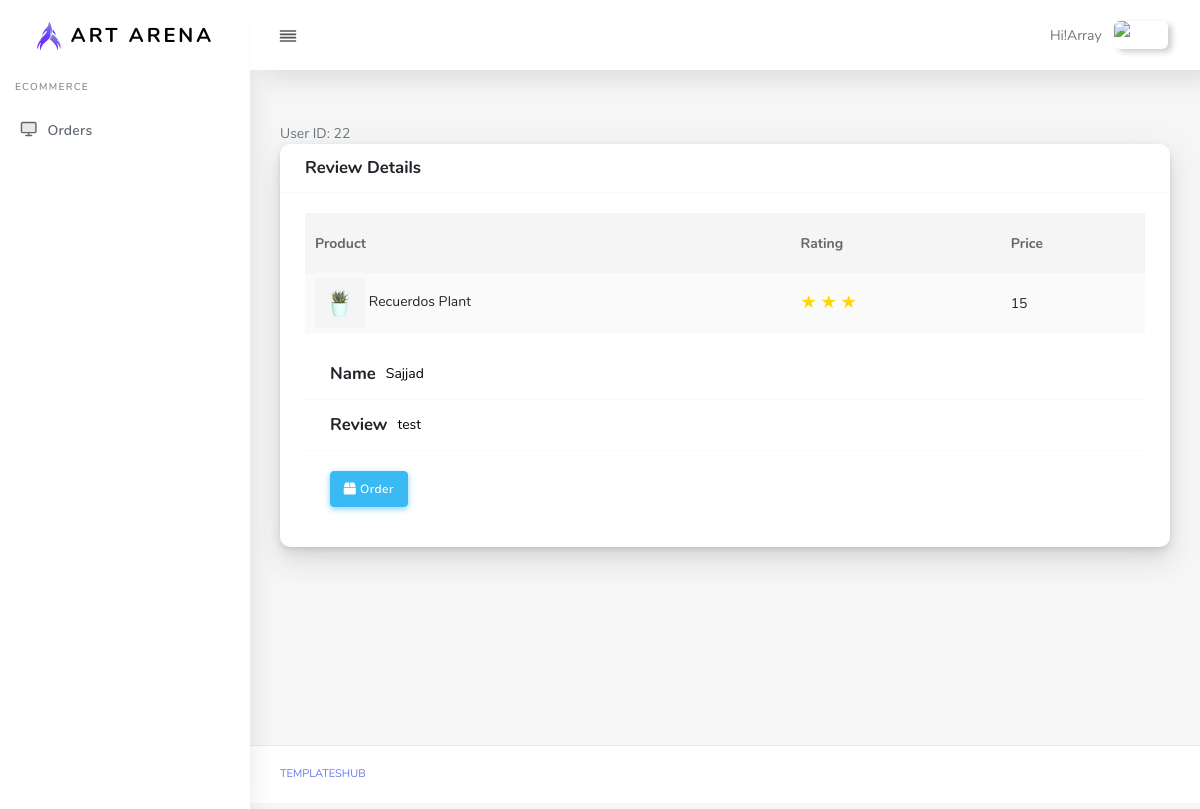
Page /admin/review_detail.php?id=1 (signed in) on the committed database.
### tables this page shows
CREATE TABLE `product` (
  `Id` int(11) NOT NULL,
  `Category_Id` int(11) NOT NULL,
  `Image` varchar(255) NOT NULL,
  `Name` varchar(255) NOT NULL,
  `Price` float NOT NULL,
  `Qty` int(11) NOT NULL,
  `Description` varchar(5000) NOT NULL,
  `Short_Description` varchar(2000) NOT NULL,
  `Status` tinyint(4) NOT NULL
);

CREATE TABLE `users` (
  `Id` int(11) NOT NULL,
  `Name` varchar(255) NOT NULL,
  `Email` varchar(255) NOT NULL,
  `Password` varchar(50) NOT NULL,
  `Mobile` varchar(15) NOT NULL,
  `Date` datetime NOT NULL
);

CREATE TABLE `reviews` (
  `id` int(11) NOT NULL,
  `order_id` int(11) NOT NULL,
  `product_id` int(11) NOT NULL,
  `rating` int(11) NOT NULL,
  `comment` text NOT NULL
);

### admin/functions.php (called while the page is built, shortened)
<?php
function get_safe_value($con,$str){
    if($str!=''){
        $str = trim($str);
        return mysqli_real_escape_string($con,$str);
    }
}
?>

### admin/review_detail.php (the view, shortened to what this page needs)
<?php
include "top.php";
$review_id = get_safe_value($con, $_GET['id']);
$select = "SELECT * FROM reviews WHERE id = $review_id LIMIT 1";
$result = mysqli_query($con, $select);
$review = mysqli_fetch_assoc($result);
$product_id = 0;
if ($review) {
  $product_id = $review['product_id'];
} else {
  error_log("No review found for id: $review_id");
}
$query = "SELECT orders.User_Id
  FROM reviews
  JOIN orders ON reviews.order_id = orders.Id
  WHERE reviews.Id = ?
";
$stmt = mysqli_prepare($con, $query);
mysqli_stmt_bind_param($stmt, "i", $review_id);
mysqli_stmt_execute($stmt);
$result = mysqli_stmt_get_result($stmt);
$user_id = 0;
if ($row = mysqli_fetch_assoc($result)) {
  $user_id = $row['User_Id'];
  echo "User ID: " . $user_id;
} else {
  echo "No user found for the given review ID.";
}
?>
<div class="row">
  <div class="col-12">
    <div class="card">
      <div class="card-header">
        <h4>Review Details</h4>
      </div>
      <div class="card-body">
        <div class="table-responsive">
          <table class="table table-striped" id="table-1">
            <thead>
              <tr>
                <th>Product</th>
                <th>Rating</th>
                <th>Price</th>
              </tr>
            </thead>
            <tbody>
              <?php
              $select = "SELECT product.*, categories.Categories FROM product JOIN categories ON product.Category_Id = categories.Id WHERE product.Id = '$product_id' ORDER BY product.Id DESC;";
              $res = mysqli_query($con, $select);
              $userInfo=mysqli_fetch_assoc(mysqli_query($con,"SELECT * FROM users WHERE Id = '$user_id'"));
              $name=$userInfo['Name'];
              if ($row = mysqli_fetch_assoc($res)) {
              ?>
                <tr class="pb-0">
                  <td> <img src="../image/<?= $row['Image'] ?>" height="50" width="50" alt=""> <?= $row['Name'] ?> </td>
                  <td>
                    <?php for ($i=0; $i < round($review['rating']); $i++) { ?>
                      <span class="star active">★</span>
                    <?php } ?>
                  </td>
                  <td> <?= $row['Price'] ?> </td>
                </tr>
              <?php
              } else {
                echo "<tr><td colspan='4'>No product found</td></tr>";
              }
              ?>
            </tbody>
          </table>
          <div style="color:black" ; class="card-header">
            <h4>Name</h4>
            <?= $name ?>
          </div>
          <div style="color:black" ; class="card-header">
            <h4>Review</h4>
            <?= $review['comment'] ?>
          </div>
          <div class="card-footer">
            <a href="orders_detail.php?id=<?= $review['order_id'] ?>" class="btn btn-icon btn-info text-white"><i class="fas fa-box"></i> Order</a>
          </div>
        </div>
      </div>
    </div>
  </div>
  <?php
  include "footer.php";
  ?>

### admin/review_detail.php (style rules this page uses)
.star { font-size: 1.3em; color: gold; }

### rows in the picture
product: Image (picture), Name "Recuerdos Plant", Price "15"
users: Name "Sajjad"
reviews: rating 3 (drawn), comment "test"

### other values in the picture
$_SESSION['ADMIN_USERNAME'] "Array"
$user_id "22"
